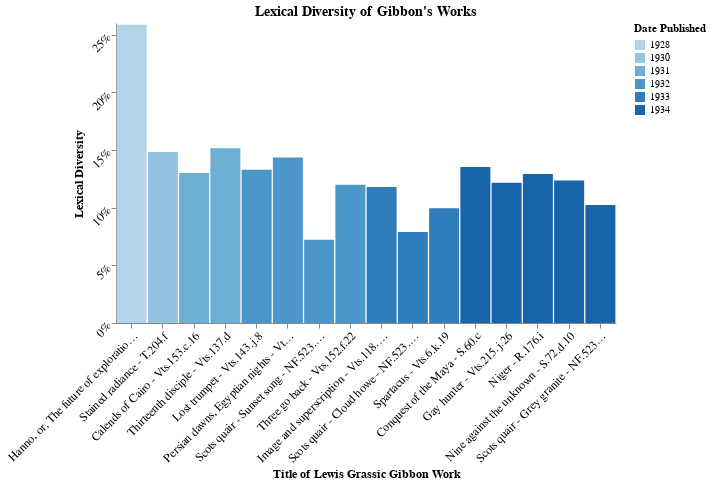

Notebook code for this chart:
### Markdown cell above
Now let's create another visualisation of the lexical diversity of Gibbon's works, but this time we'll sort the data by chronologically by `published` date:

### Code cell
sorted_titles = list(df_pub['title'])
sorted_lexdiv = list(df_pub['lexicaldiversity'])
sorted_published = list(df_pub['published'])
source = pd.DataFrame({
    'Title': sorted_titles,
    'Lexdiv': sorted_lexdiv,
    'Published': sorted_published
})

alt.Chart(source, title="Lexical Diversity of Gibbon's Works").mark_bar(size=30).encode(
    alt.X('Title', axis=alt.Axis(title='Title of Lewis Grassic Gibbon Work'), type='nominal', sort=None),  # If sort unspecified, chart will sort x-axis values alphabetically
    alt.Y('Lexdiv', axis=alt.Axis(format='%', title='Lexical Diversity')),
    alt.Order(
      # Sort the segments of the bars by this field
      'Lexdiv',
      sort='descending'
    ),
    color=alt.Color('Published:O', legend = alt.Legend(title='Date Published')),
    tooltip='Title:N'
).configure_axis(
    grid=False,
    labelFontSize=12,
    titleFontSize=12,
    labelAngle=-45
).configure_title(
    fontSize=14,
).configure_view(
    strokeWidth=0
).properties(
    width=500
)

### Figure 1 — Vega-Lite specification as saved in the notebook (floating-point values rounded to 4 significant figures)
{"config": {"view": {"continuousWidth": 400, "continuousHeight": 300, "strokeWidth": 0}, "axis": {"grid": false, "labelAngle": -45, "labelFontSize": 12, "titleFontSize": 12}, "title": {"fontSize": 14}}, "data": {"name": "data-ac1dd47742e35b62b6983d933aba1faf"}, "mark": {"type": "bar", "size": 30}, "encoding": {"color": {"type": "ordinal", "field": "Published", "legend": {"title": "Date Published"}}, "order": {"type": "quantitative", "field": "Lexdiv", "sort": "descending"}, "tooltip": {"type": "nominal", "field": "Title"}, "x": {"type": "nominal", "axis": {"title": "Title of Lewis Grassic Gibbon Work"}, "field": "Title", "sort": null}, "y": {"type": "quantitative", "axis": {"format": "%", "title": "Lexical Diversity"}, "field": "Lexdiv"}}, "title": "Lexical Diversity of Gibbon's Works", "width": 500, "$schema": "https://vega.github.io/schema/vega-lite/v4.8.1.json", "datasets": {"data-ac1dd47742e35b62b6983d933aba1faf": [{"Title": "Hanno, or, The future of exploration - S.114.j.21", "Lexdiv": 0.2586, "Published": 1928}, {"Title": "Stained radiance - T.204.f", "Lexdiv": 0.1481, "Published": 1930}, {"Title": "Calends of Cairo - Vts.153.c.16", "Lexdiv": 0.1301, "Published": 1931}, {"Title": "Thirteenth disciple - Vts.137.d", "Lexdiv": 0.1514, "Published": 1931}, {"Title": "Lost trumpet - Vts.143.j.8", "Lexdiv": 0.1328, "Published": 1932}, {"Title": "Persian dawns, Egyptian nights - Vts.148.d.8", "Lexdiv": 0.1434, "Published": 1932}, {"Title": "Scots quair - Sunset song - NF.523.b.29", "Lexdiv": 0.07213, "Published": 1932}, {"Title": "Three go back - Vts.152.f.22", "Lexdiv": 0.1198, "Published": 1932}, {"Title": "Image and superscription - Vts.118.l.16", "Lexdiv": 0.1179, "Published": 1933}, {"Title": "Scots quair - Cloud howe - NF.523.b.30", "Lexdiv": 0.07888, "Published": 1933}, {"Title": "Spartacus - Vts.6.k.19 ", "Lexdiv": 0.09938, "Published": 1933}, {"Title": "Conquest of the Maya - S.60.c", "Lexdiv": 0.1352, "Published": 1934}, {"Title": "Gay hunter - Vts.215.j.26", "Lexdiv": 0.1215, "Published": 1934}, {"Title": "Niger - R.176.i", "Lexdiv": 0.1292, "Published": 1934}, {"Title": "Nine against the unknown - S.72.d.10", "Lexdiv": 0.1235, "Published": 1934}, {"Title": "Scots quair - Grey granite - NF.523.b.31", "Lexdiv": 0.1022, "Published": 1934}]}}
